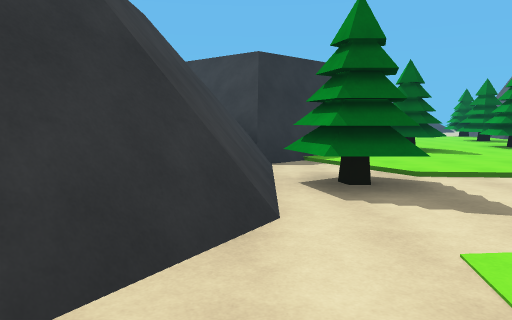
[1] (above)

22 first-person views from a walk through a 3-D level made in the Unity game engine. The camera is 1.5 m above the floor, tilts 6° down and sees 70° across. The floor is counted in squares, 1.8 m on a side. Each view is taken from the middle of a square. On the plan, view 1 faces up. The plan holds only what a view shows up to about 12 squares ahead; the rest is blank. The place goes on beyond the plan. The player is left out. Surface patterns are stand-ins for the level's own textures.

[2]
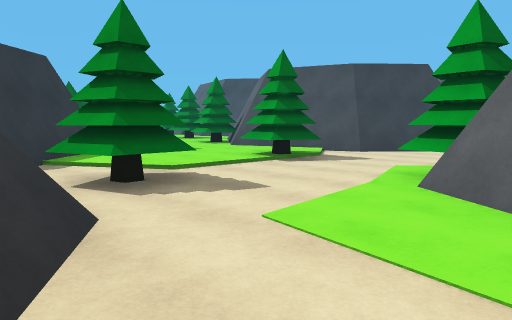

[3]
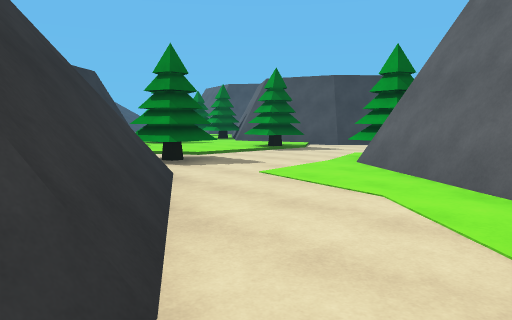

[4]
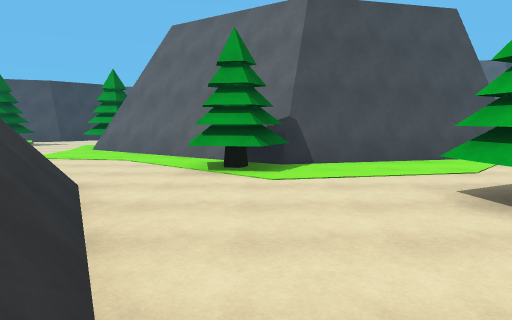

[5]
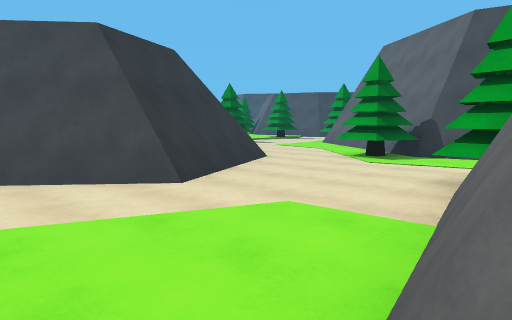

[6]
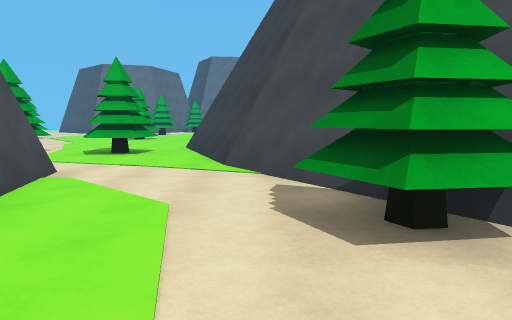

[7]
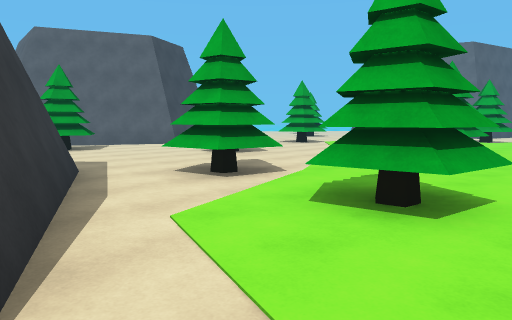

[8]
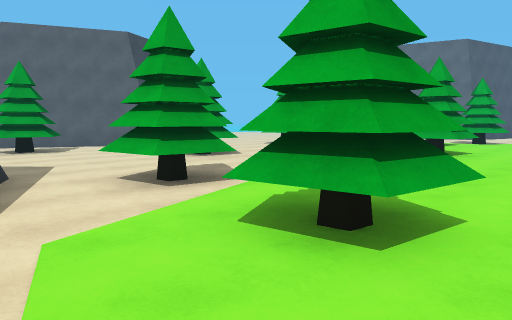

[9]
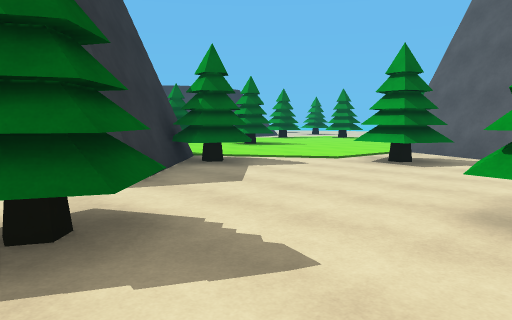

[10]
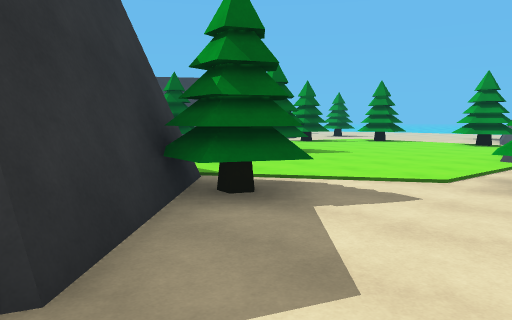

[11]
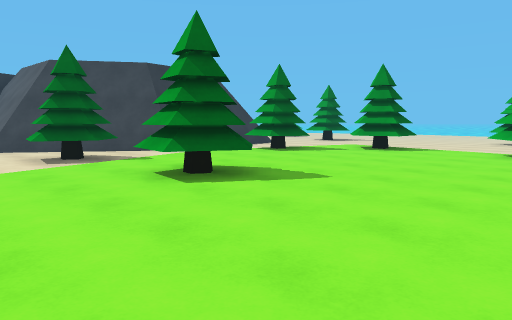

[12]
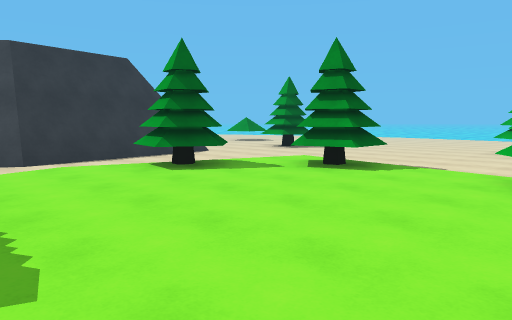

[13]
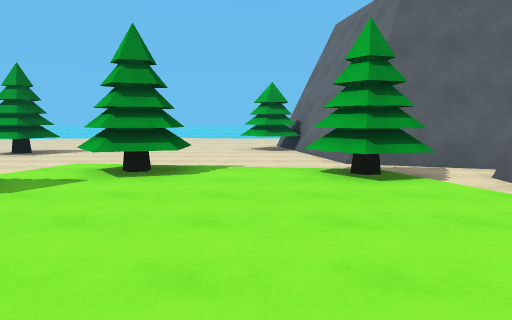

[14]
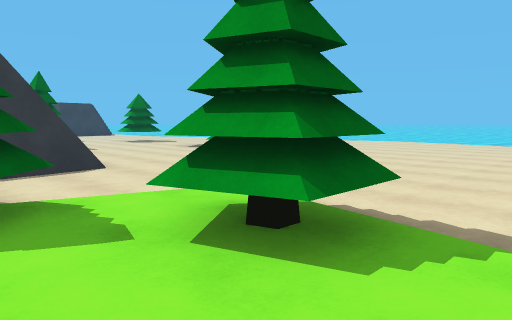

[15]
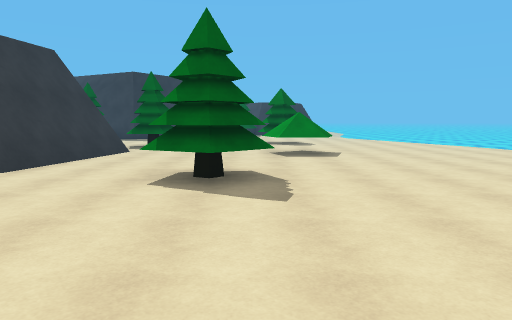

[16]
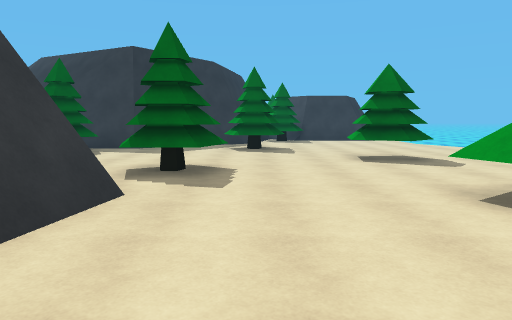

[17]
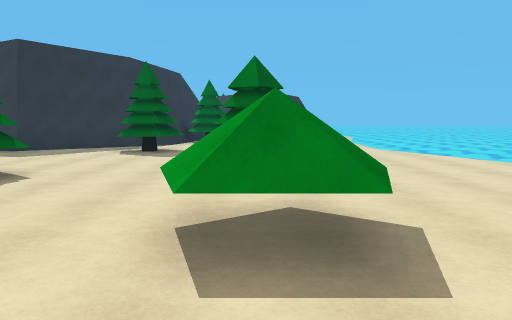

[18]
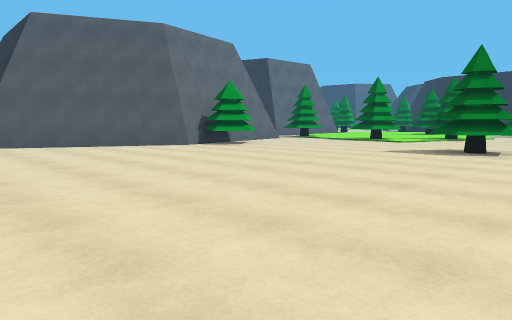

[19]
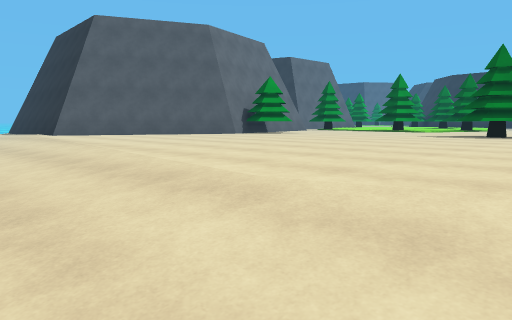

[20]
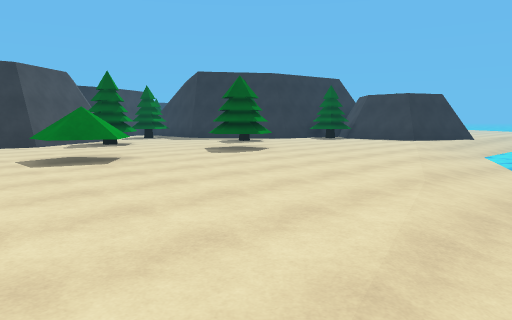

[21]
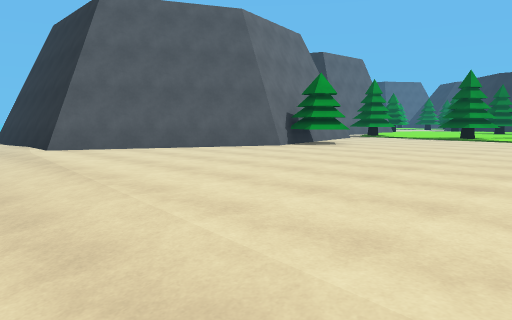

[22]
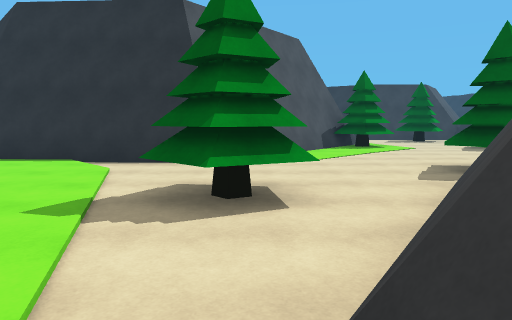

### Floor plan
Key: @ floor where view 1 was taken; # wall or solid block; . main floor; : floor 0.25 m higher than the main floor; / step, stairs or slope; ~ water the walk can cross; ≈ water the walk keeps out of; T tree; C cone; O other object.
Columns run from 9 left of view 1 to 36 right of it. Each row starts with its distance up from view 1.
 11              T::TT         ###.TT......//~~≈
 10            # TT::          .....TT......//
  9           ##:T::#          TT...........//
  8          ##::::::          T.......C.....//
  7          #.::::::#           ......#.....//
  6          #T/::TT:##          .TT.........//
  5         ##TT..TT./##          TT........../
  4         ##T......./#         ##.........../
  3         ##.........           #....OO.....//
  2        ##....TT....TT#        #....O......./
  1        #....##T......##      ##............//~
  0  ##  ###.@..####......###    ##............//~
 -1  ######....##  ##.......#######..TT.........//
 -2  .###...TT##       ..TTT.........TT.........//
 -3  .......TT#        ...T....T...............//
 -4 .........##       #........TT..............//
 -5 ......T...#       #..........T.............//
 -6  ..##TT...#       #...TT.....TT............//
 -7 .###  T...#       #...TT...................//
 -8       #...##     ##...............CC......./
 -9       ##...###  ##T..........T....CC##...../
-10        #.....####TTT........TTT####  ###.../
-11        ##......#...............#       ###./
-12         #.TT..T.....TT.#    #.##         #//
-13         #.TT.TT.....TT.#      #          #/
-14         ##....T........#                 #/
-15           .......T....                   #/
-16           .. ...TTT.                     #

Positions as (right, up) in squares from view 1, and headings:
1: (0, 0), facing up
2: (-1, 0), facing up-right
3: (-3, -2), facing up-right
4: (-7, -3), facing right
5: (-9, -7), facing up-right
6: (-2, -3), facing down
7: (0, -9), facing down-right
8: (0, -10), facing down-right
9: (4, -16), facing up-right
10: (6, -13), facing up-right
11: (10, -11), facing up-right
12: (14, -10), facing up-right
13: (14, -8), facing right
14: (18, -8), facing up-right
15: (25, -7), facing up
16: (23, -1), facing up
17: (26, 0), facing up
18: (34, 1), facing down-left
19: (36, 1), facing down-left
20: (34, 0), facing up-left
21: (35, -2), facing down-left
22: (17, -2), facing left
